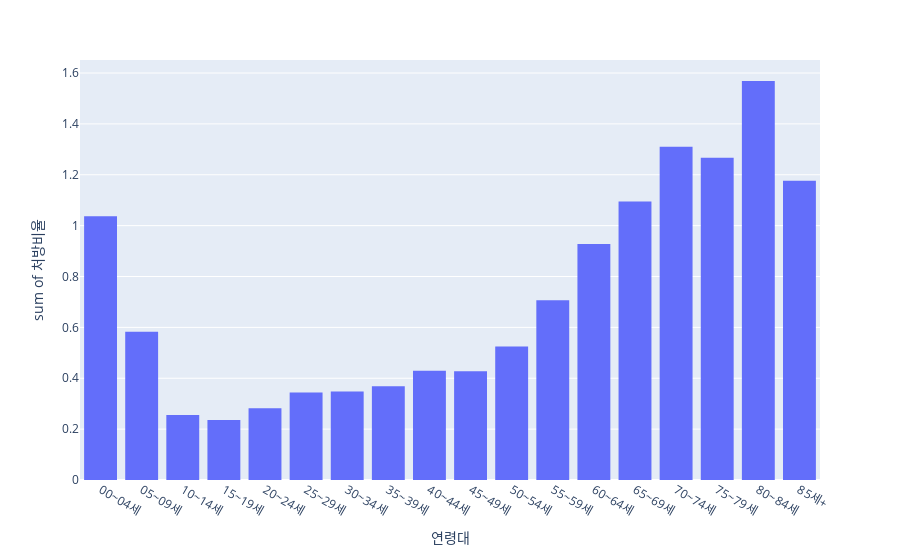

The cell this chart's notebook holds for it:
### Markdown cell above
#### plotly 로도 처방비율 그래프 그려보기

### Code cell
px.histogram(연령별처방df, x="연령대", y="처방비율")

### Figure 1 — Plotly figure (JSON) as saved in the notebook; plotly's stock layout.template omitted (floating-point values rounded to 4 significant figures)
{"data": [{"alignmentgroup": "True", "bingroup": "x", "histfunc": "sum", "hovertemplate": "연령대=%{x}<br>sum of 처방비율=%{y}<extra></extra>", "legendgroup": "", "marker": {"color": "#636efa", "pattern": {"shape": ""}}, "name": "", "offsetgroup": "", "orientation": "v", "showlegend": false, "type": "histogram", "x": ["00~04세", "05~09세", "10~14세", "15~19세", "20~24세", "25~29세", "30~34세", "35~39세", "40~44세", "45~49세", "50~54세", "55~59세", "60~64세", "65~69세", "70~74세", "75~79세", "80~84세", "85세+"], "xaxis": "x", "y": [1.037, 0.5829, 0.2551, 0.2364, 0.2825, 0.3436, 0.3476, 0.3684, 0.4298, 0.4278, 0.5244, 0.7069, 0.928, 1.095, 1.31, 1.267, 1.569, 1.177], "yaxis": "y"}], "layout": {"barmode": "relative", "legend": {"tracegroupgap": 0}, "margin": {"t": 60}, "xaxis": {"anchor": "y", "domain": [0, 1], "title": {"text": "연령대"}}, "yaxis": {"anchor": "x", "domain": [0, 1], "title": {"text": "sum of 처방비율"}}}}
